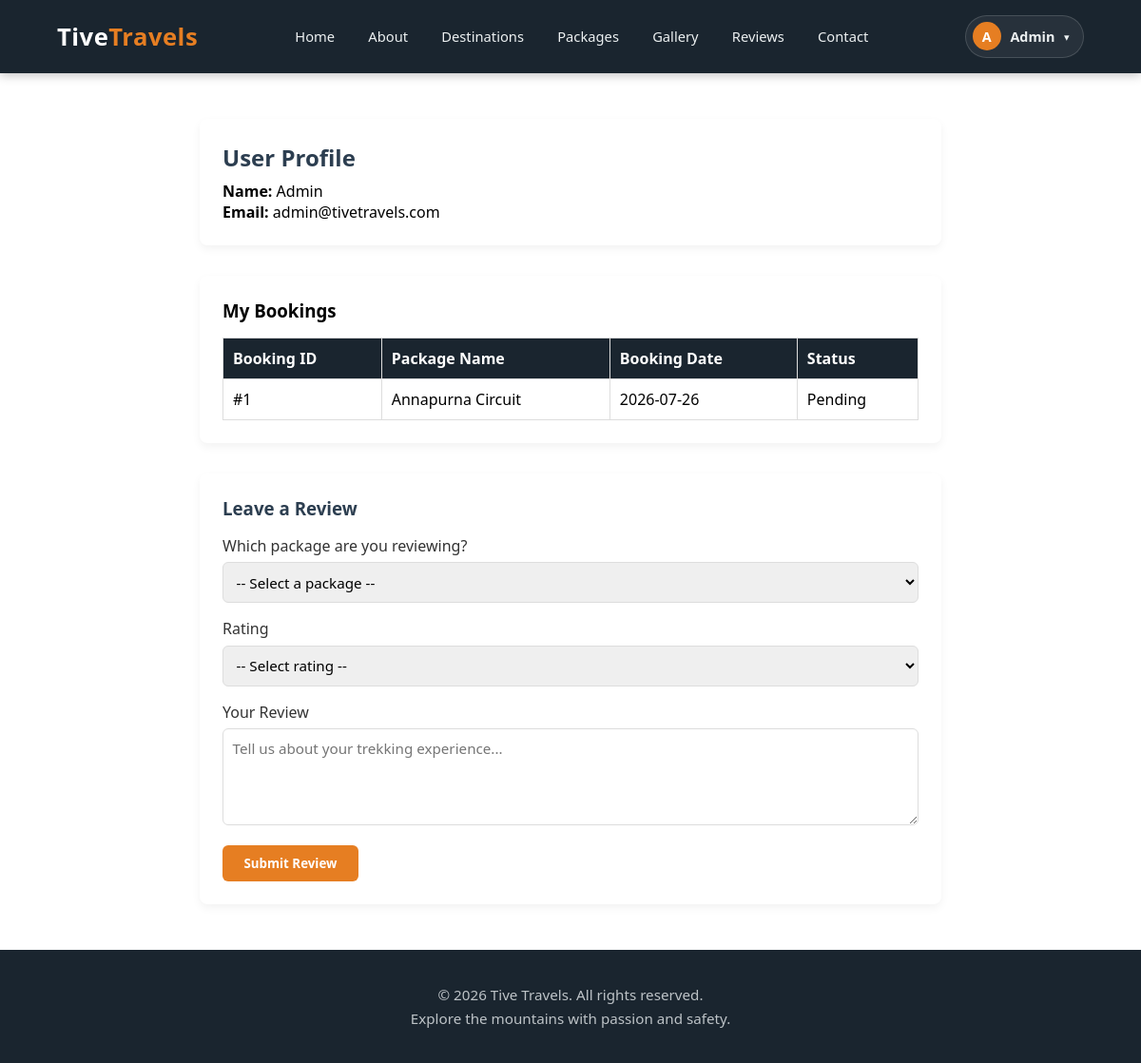
The app's page /profile.php (signed in) with its own data.
### tables this page shows
CREATE TABLE `users` (
  `id` int NOT NULL AUTO_INCREMENT,
  `name` varchar(100) NOT NULL,
  `email` varchar(150) NOT NULL,
  `password` varchar(255) NOT NULL,
  `role` enum('user','admin') DEFAULT 'user',
  `created_at` timestamp NULL DEFAULT CURRENT_TIMESTAMP,
  PRIMARY KEY (`id`),
  UNIQUE KEY `email` (`email`)
);

CREATE TABLE `bookings` (
  `id` int NOT NULL AUTO_INCREMENT,
  `user_id` int NOT NULL,
  `package_name` varchar(150) DEFAULT NULL,
  `num_people` int DEFAULT '1',
  `phone` varchar(30) DEFAULT '',
  `hotel_name` varchar(150) DEFAULT NULL,
  `nights` int DEFAULT '0',
  `accommodation_total` decimal(10,2) DEFAULT '0.00',
  `total_price` decimal(10,2) DEFAULT '0.00',
  `booking_date` date DEFAULT NULL,
  `status` enum('pending','confirmed','cancelled') DEFAULT 'pending',
  PRIMARY KEY (`id`),
  KEY `user_id` (`user_id`),
  CONSTRAINT `bookings_ibfk_1` FOREIGN KEY (`user_id`) REFERENCES `users` (`id`)
);

### profile.php (the view, shortened to what this page needs)
<?php
include 'includes/connection.php';
$user_id = $_SESSION['user_id'];
$stmt = $conn->prepare("SELECT * FROM users WHERE id = ?");
$stmt->bind_param("i", $user_id);
$stmt->execute();
$user = $stmt->get_result()->fetch_assoc();
$stmt2 = $conn->prepare("SELECT * FROM bookings WHERE user_id = ? ORDER BY id DESC");
$stmt2->bind_param("i", $user_id);
$stmt2->execute();
$bookings_res = $stmt2->get_result();
?>
<!DOCTYPE html>
<html lang="en">
<head>
    <link rel="stylesheet" href="css/navbar.css">
    <link rel="stylesheet" href="css/footer.css">
</head>
<body>
    <?php include 'includes/navbar.php'; ?>
    <div class="profile-container">
        <div class="user-card">
            <h2>User Profile</h2>
            <p><strong>Name:</strong> <?php echo htmlspecialchars($user['name']); ?></p>
            <p><strong>Email:</strong> <?php echo htmlspecialchars($user['email']); ?></p>
        </div>
        <div class="booking-history" id="bookings" style="margin-bottom: 2rem; scroll-margin-top: 90px;">
            <h3>My Bookings</h3>
            <table>
                <thead>
                    <tr>
                        <th>Booking ID</th>
                        <th>Package Name</th>
                        <th>Booking Date</th>
                        <th>Status</th>
                    </tr>
                </thead>
                <tbody>
                    <?php if ($bookings_res && $bookings_res->num_rows > 0): ?>
                        <?php while($b = $bookings_res->fetch_assoc()): ?>
                            <tr>
                                <td>#<?php echo $b['id']; ?></td>
                                <td><?php echo htmlspecialchars($b['package_name']); ?></td>
                                <td><?php echo $b['booking_date']; ?></td>
                                <td><?php echo ucfirst($b['status']); ?></td>
                            </tr>
                        <?php endwhile; ?>
                    <?php else: ?>
                        <tr><td colspan="4">No active bookings found.</td></tr>
                    <?php endif; ?>
                </tbody>
            </table>
        </div>
    <div class="review-form-card">
            <h3>Leave a Review</h3>
            <form method="POST" action="profile.php">
                <div class="form-group">
                    <label>Which package are you reviewing?</label>
                    <select name="package_name" required>
                        <option value="">-- Select a package --</option>
                    </select>
                </div>
                <div class="form-group">
                    <label>Rating</label>
                    <select name="rating" required>
                        <option value="">-- Select rating --</option>
                    </select>
                </div>
                <div class="form-group">
                    <label>Your Review</label>
                    <textarea name="comment" rows="4" required placeholder="Tell us about your trekking experience..."></textarea>
                </div>
                <button type="submit" name="submit_review" class="btn-submit-review">Submit Review</button>
            </form>
        </div>
    </div>
    <?php include 'includes/footer.php'; ?>
</body>
</html>

### css/navbar.css (style rules this page uses)
* { margin: 0; padding: 0; box-sizing: border-box; font-family: 'Segoe UI', Tahoma, Geneva, Verdana, sans-serif; }
html { scroll-behavior: smooth; }
body { opacity: 0; transition: opacity 0.35s ease-in-out; }
body.page-loaded { opacity: 1; }

### profile.php (style rules this page uses)
.profile-container { max-width: 900px; margin: 3rem auto; padding: 0 5%; }
.user-card { background: #fff; padding: 1.5rem; border-radius: 8px; box-shadow: 0 4px 10px rgba(0,0,0,0.05); margin-bottom: 2rem; }
.user-card h2 { color: #2c3e50; margin-bottom: 0.5rem; }
.booking-history { background: #fff; padding: 1.5rem; border-radius: 8px; box-shadow: 0 4px 10px rgba(0,0,0,0.05); }
table { width: 100%; border-collapse: collapse; margin-top: 1rem; }
th, td { padding: 10px; border: 1px solid #ddd; text-align: left; }
th { background: #1a252f; color: #fff; }
.review-form-card { background: #fff; padding: 1.5rem; border-radius: 8px; box-shadow: 0 4px 10px rgba(0,0,0,0.05); }
.review-form-card h3 { color: #2c3e50; margin-bottom: 1rem; }
.review-form-card .form-group { margin-bottom: 1rem; }
.review-form-card label { display: block; margin-bottom: 0.4rem; color: #333; font-weight: 500; }
.review-form-card select, .review-form-card textarea { width: 100%; padding: 0.6rem; border: 1.5px solid #ddd; border-radius: 6px; font-family: inherit; font-size: 0.95rem; }
.btn-submit-review { background: #e67e22; color: #fff; border: none; padding: 0.65rem 1.4rem; border-radius: 6px; cursor: pointer; font-weight: bold; }

### records on screen
users: name "Admin", email "admin@tivetravels.com"
bookings: id "1", package_name "Annapurna Circuit", booking_date "2026-07-26", status "Pending"

### other values on screen
substr($_SESSION['user_name'], 0, 1) "A"
$_SESSION['user_name'] "Admin"
